Frame 1 (no input): blank canvas, image omitted
Frame 60 (the mouse pressed at the canvas centre just before this capture): blank canvas, image omitted
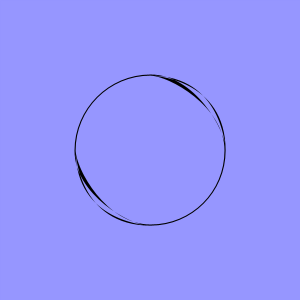
Frame 120 (the mouse held since frame 60 and released just before this capture)

The Processing sketch whose frames 1 and 60 were blank and that drew this single picture after the mouse press (run headless with seeded random() and noise(); from frame 60 on, the mouse is pressed at the canvas centre):

// Processing sketch: processing_35661
// ── processing_35661.pde

void setup(){
size(300,300);
background(0);
}
int x=width;
void draw(){
  noFill();
  stroke(mouseX,mouseY,255);
  strokeWeight(mouseX);
  rectMode(CENTER);
  rect(mouseX,mouseY,mouseX,mouseY);
  x = mouseX;
  ellipseMode(CENTER);
  stroke(mouseX-mouseY);
  ellipse(mouseX,mouseY,1,1);
  ellipse(mouseX,mouseY,mouseX-mouseY,mouseY-mouseX);
}
